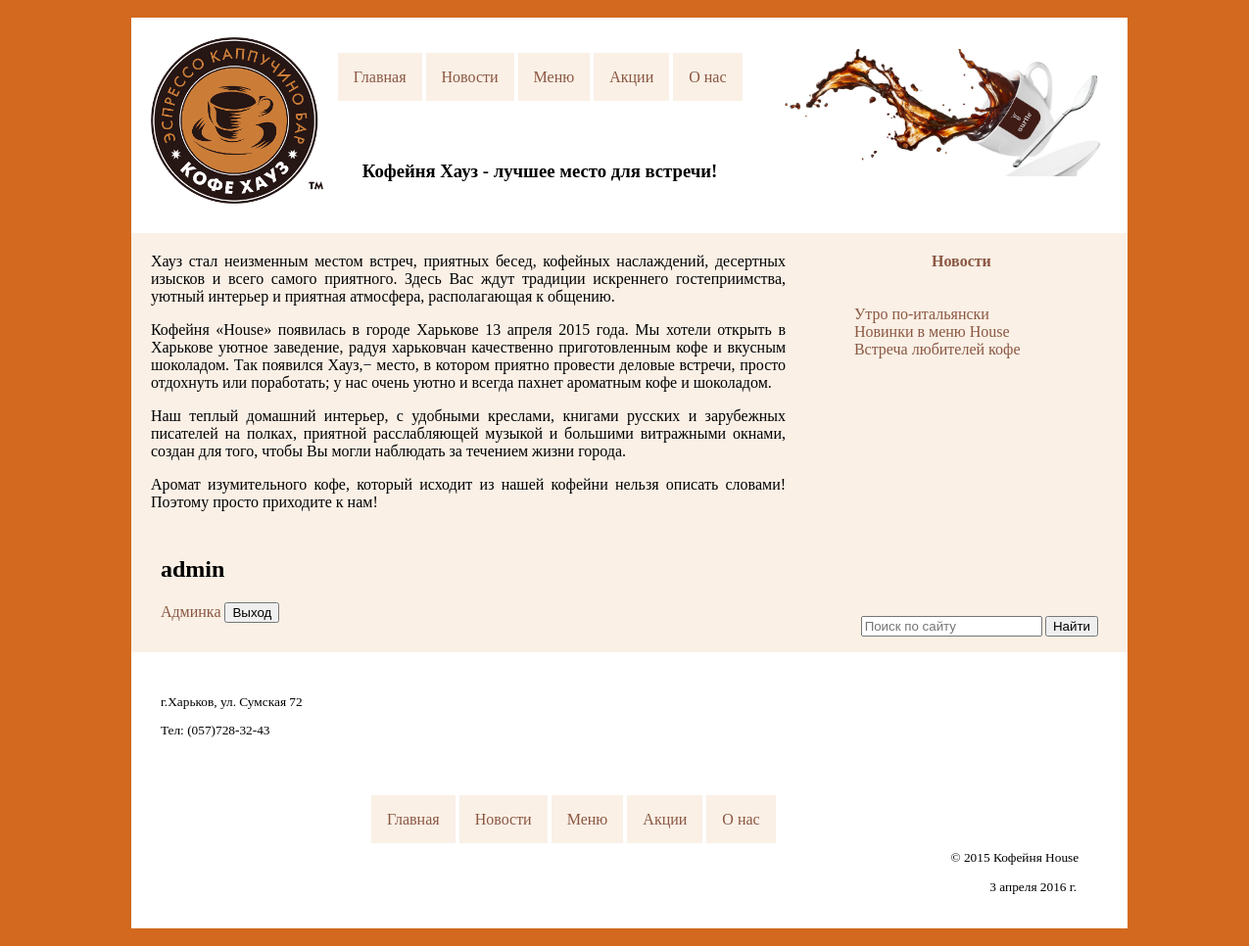
The page / (signed in) on the database its author committed.
### tables this page shows
CREATE TABLE IF NOT EXISTS `page` (
  `id` int(11) NOT NULL AUTO_INCREMENT,
  `url` varchar(20) NOT NULL,
  `name` varchar(20) NOT NULL,
  `content` text,
  PRIMARY KEY (`id`),
  UNIQUE KEY `url` (`url`)
);

### blocks/menu.php (the view)
<ul>
    <?php
    $menu_result = $pdo->query("SELECT * FROM  `page`");
    while ($menu_item = $menu_result->fetch(PDO::FETCH_ASSOC)) {
        ?>
        <li><a href="<?php echo $menu_item["url"] ?>"><?php echo $menu_item["name"] ?></a></li>
        <?php
    }
    ?>
</ul>

### index.php (shortened to what this page needs)
<?php
$db_drivername = "mysql";
$hostname = "localhost";
$dbname = "web";
$username = "root";
$password = "";
$pdo = new PDO("{$db_drivername}:host={$hostname};dbname={$dbname}", $username, $password);
$pdo->query("SET CHARACTER SET utf8");
?>
<!DOCTYPE html>
<html>
    <head>
        <link href="style.css" rel="stylesheet">
    </head>
    <body>
        <div id="table">
            <div id="header">
                <?php include 'blocks/header.php'; ?>
            </div>
            <div id="content">
                <div id="osn-text">
                    <?php
                    $url = '\'' . parse_url($_SERVER['REQUEST_URI'], PHP_URL_PATH) . '\'';
                    $menu_item_result = $pdo->query("SELECT * FROM  `page` WHERE url=" . $url);
                    if ($menu_item_result->rowCount() > 0) {
                        $menu_item = $menu_item_result->fetch(PDO::FETCH_ASSOC);
                        echo $menu_item['content'];
                    } else {
                        echo 'Неверный URL!!!';
                    }
                    ?>
                <?php include 'blocks/auth_form.php'; ?>
                </div>
                <div id="news"> <a href="JavaScript:void();">Новости</a></div>
                <div id="spisok-news">
                    <ul>
                        <li><a href="news">Утро по-итальянски</a></li>
                        <li><a href="news">Новинки в меню House</a></li>
                        <li><a href="news">Встреча любителей кофе</a></li>
                    </ul>
                </div>
            </div>
            <div id="bottom">
                <?php include 'blocks/bottom.php'; ?>
            </div>
        </div>
    </body>
</html>

### style.css (style rules this page uses)
body { background: #D2691E; }
#table { font-family: century gothic; margin: auto; width: 80%; min-width: 960px; }
div { padding: 10px; }
#header { background: white; height: 200px; width: 99%; }
#content { text-align: justify; background: #FAF0E6; width: 99%; margin: 0; overflow: hidden; }
#osn-text { margin: 0; float:left; width: 65%; }
#bottom { clear: both; background: khaki; width: 99%; }
#head-menu ul > li { display: inline-block; vertical-align: middle; }
#head-menu li { display: inline-block; position: relative; bottom: -0.9em; transition: bottom 0.2s ease; vertical-align: middle; }
#head-menu a { display: inline; height: 50px; background: #FAF0E6; text-decoration: none; padding: 1em; transition: background 0.2s ease; vertical-align: middle; }
A:link { text-decoration: none; color: #8B5742; }
#news, #spisok-news { float: right; width: 30%; }
#news { text-align: center; font-weight: bold; }
#bottom { background: white; }
li { list-style-type: none; }
#menu-bottom ul > li { display: inline; }
#menu-bottom li { display: inline; position: relative; bottom: -0.9em; transition: bottom 0.2s ease; }
#menu-bottom a { height: 50px; background: #FAF0E6; text-decoration: none; padding: 1em; transition: background 0.2s ease; }

### rows shown on the page
page: name "Главная", content "Хауз стал неизменным местом встреч, приятных бесед, кофейных наслаждений, десертных изысков и всего самого приятного. Здесь Вас ждут традиции искреннего гостеприимства, уютный интерьер и приятная атмосфера, располагающая к общению. Кофейня «House» появилась в городе Харькове 13 апреля 2015 года. Мы хотели открыть в Харькове уютное заведение, радуя харьковчан качественно приготовленным кофе и вкусным шоколадом. Так появился Хауз,− место, в котором приятно провести деловые встречи, просто отдохнуть или поработать; у нас очень уютно и всегда пахнет ароматным кофе и шоколадом. Наш теплый домашний интерьер, с удобными креслами, книгами русских и зарубежных писателей на полках, приятной…"
page: name "Новости"
page: name "Меню"
page: name "Акции"
page: name "О нас"

### other values the page prints
$_SESSION["name"] "admin"
